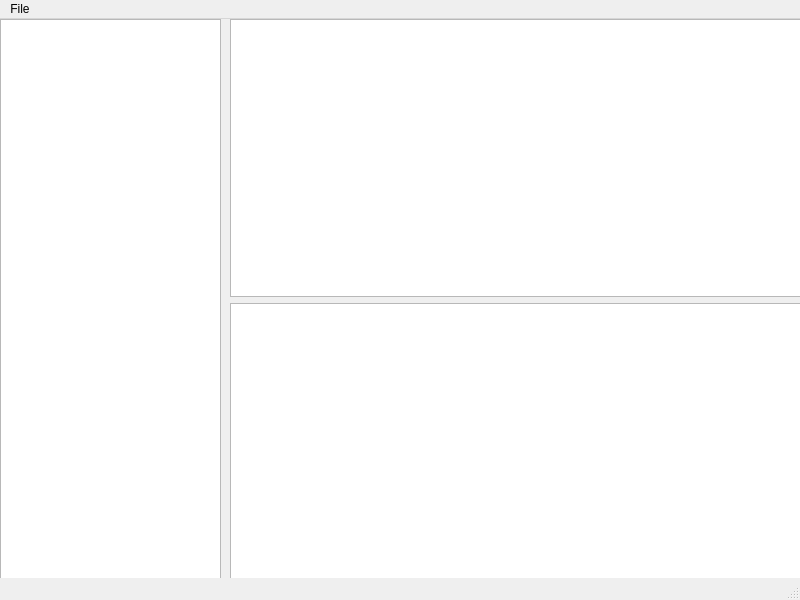
<?xml version="1.0" encoding="UTF-8"?>
<ui version="4.0">
 <class>MainWindow</class>
 <widget class="QMainWindow" name="MainWindow">
  <property name="geometry">
   <rect>
    <x>0</x>
    <y>0</y>
    <width>800</width>
    <height>600</height>
   </rect>
  </property>
  <property name="windowTitle">
   <string>MainWindow</string>
  </property>
  <widget class="QWidget" name="centralwidget">
   <widget class="QWidget" name="horizontalLayoutWidget">
    <property name="geometry">
     <rect>
      <x>0</x>
      <y>0</y>
      <width>221</width>
      <height>561</height>
     </rect>
    </property>
    <layout class="QHBoxLayout" name="horizontalLayout">
     <item>
      <widget class="QTreeView" name="trv"/>
     </item>
    </layout>
   </widget>
   <widget class="QWidget" name="horizontalLayoutWidget_2">
    <property name="geometry">
     <rect>
      <x>230</x>
      <y>0</y>
      <width>571</width>
      <height>561</height>
     </rect>
    </property>
    <layout class="QVBoxLayout" name="verticalLayout">
     <item>
      <widget class="QTextEdit" name="te"/>
     </item>
     <item>
      <widget class="QTableView" name="tav"/>
     </item>
    </layout>
   </widget>
  </widget>
  <widget class="QMenuBar" name="menubar">
   <property name="geometry">
    <rect>
     <x>0</x>
     <y>0</y>
     <width>800</width>
     <height>21</height>
    </rect>
   </property>
   <widget class="QMenu" name="menuFile">
    <property name="title">
     <string>File</string>
    </property>
    <addaction name="actionExit"/>
   </widget>
   <addaction name="menuFile"/>
  </widget>
  <widget class="QStatusBar" name="statusbar"/>
  <action name="actionExit">
   <property name="text">
    <string>Exit</string>
   </property>
  </action>
 </widget>
 <resources/>
 <connections/>
</ui>
